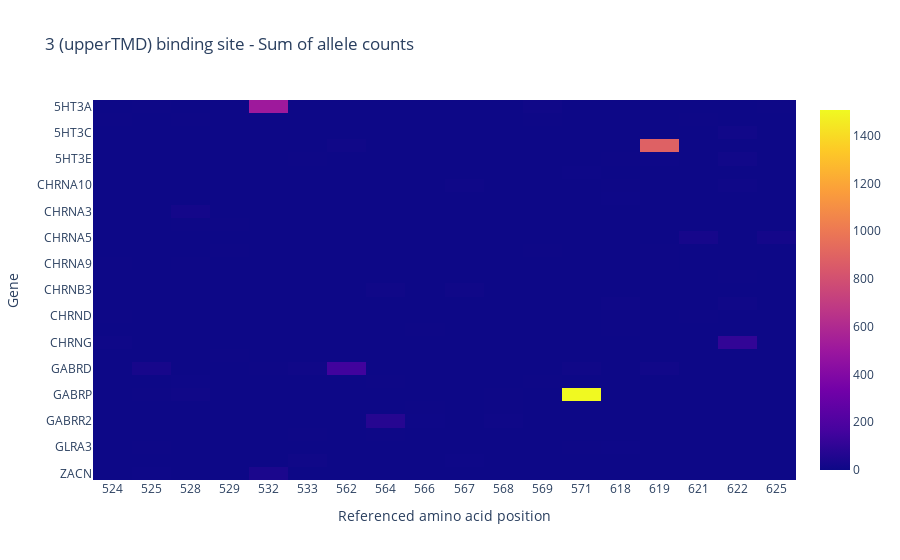

Notebook source saved alongside this figure:
### Code cell
fig = go.Figure(data=go.Heatmap(
    z = data,
    x=[str(int(aa)) for aa in aacids],
    y=genes,
    hoverongaps=False
))
fig.update_layout(
    title=f"{bs_interest[0]} binding site - Sum of allele counts",
    xaxis_title = "Referenced amino acid position",
    yaxis_title = "Gene"
)
fig.show()

### Figure 1 — Plotly figure (JSON) as saved in the notebook; plotly's stock layout.template omitted (floating-point values rounded to 4 significant figures; data arrays with more than 128 entries replaced by an {"elided": "..."} marker saying what was removed)
{"data": [{"hoverongaps": false, "type": "heatmap", "x": ["524", "525", "528", "529", "532", "533", "562", "564", "566", "567", "568", "569", "571", "618", "619", "621", "622", "625"], "y": ["ZACN", "ZACN", "GLRB", "GLRB", "GLRA3", "GLRA3", "GLRA3", "GABRR3", "GABRR3", "GABRR2", "GABRR2", "GABRR2", "GABRR2", "GABRR1", "GABRR1", "GABRP", "GABRP", "GABRP", "GABRP", "GABRP", "GABRG1", "GABRG1", "GABRG1", "GABRD", "GABRD", "GABRD", "GABRD", "GABRD", "GABRD", "GABRD", "GABRA6", "CHRNG", "CHRNG", "CHRNE", "CHRNE", "CHRND", "CHRND", "CHRND", "CHRNB4", "CHRNB4", "CHRNB3", "CHRNB3", "CHRNB3", "CHRNB1", "CHRNA9", "CHRNA9", "CHRNA9", "CHRNA6", "CHRNA6", "CHRNA6", "CHRNA5", "CHRNA5", "CHRNA4", "CHRNA4", "CHRNA3", "CHRNA2", "CHRNA2", "CHRNA10", "CHRNA10", "CHRNA10", "CHRNA10", "CHRNA1", "CHRNA1", "5HT3E", "5HT3E", "5HT3E", "5HT3E", "5HT3D", "5HT3D", "5HT3C", "5HT3B", "5HT3B", "5HT3B", "5HT3B", "5HT3A", "5HT3A", "5HT3A", "5HT3A"], "z": {"elided": "78x18 int values"}}], "layout": {"title": {"text": "3 (upperTMD) binding site - Sum of allele counts"}, "xaxis": {"title": {"text": "Referenced amino acid position"}}, "yaxis": {"title": {"text": "Gene"}}}}
